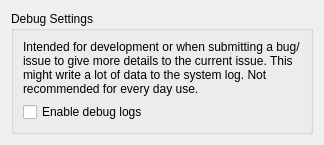
     <widget class="QWidget" name="tab_debug">
      <attribute name="icon">
       <iconset theme="applications-development"/>
      </attribute>
      <attribute name="title">
       <string>Debug</string>
      </attribute>
      <layout class="QVBoxLayout" name="verticalLayout_3">
       <item>
        <widget class="QGroupBox" name="groupBox_debug">
         <property name="title">
          <string>Debug Settings</string>
         </property>
         <layout class="QVBoxLayout" name="verticalLayout_4">
          <item>
           <widget class="QLabel" name="label">
            <property name="text">
             <string>Intended for development or when submitting a bug/issue to give more details to the current issue. This might write a lot of data to the system log. Not recommended for every day use.</string>
            </property>
            <property name="wordWrap">
             <bool>true</bool>
            </property>
           </widget>
          </item>
          <item>
           <widget class="QCheckBox" name="kcfg_debugLogs">
            <property name="text">
             <string>Enable debug logs</string>
            </property>
           </widget>
          </item>
         </layout>
        </widget>
       </item>
       <item>
        <spacer name="verticalSpacer_debug">
         <property name="orientation">
          <enum>Qt::Orientation::Vertical</enum>
         </property>
         <property name="sizeType">
          <enum>QSizePolicy::Policy::MinimumExpanding</enum>
         </property>
         <property name="sizeHint" stdset="0">
          <size>
           <width>0</width>
           <height>0</height>
          </size>
         </property>
        </spacer>
       </item>
      </layout>
     </widget>
